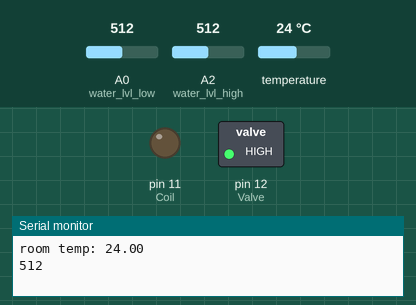
This sketch was run on a simulated Arduino Uno, built with avr-gcc and run on an emulated ATmega328P. Parts: switched loads named in the sketch (green lamp = pin HIGH), output pins drawn as LEDs (lit = HIGH), the last lines printed to the serial monitor. Dashed ring = blinking. The test bench sets the inputs (shaded band); at power-on: A0 (water_lvl_low) = 512, A2 (water_lvl_high) = 512, temperature 24 °C.

Above: at 1.5 s.
1.6 s: A0 (water_lvl_low) set to 409
4.5 s: A0 (water_lvl_low) set to 385
At 7.3 s:
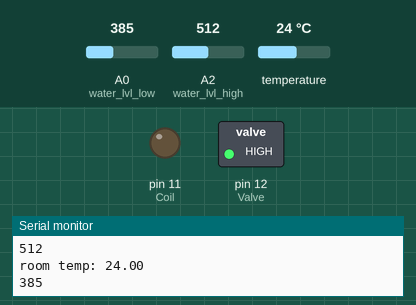
9.9 s: A0 (water_lvl_low) set to 390
13.6 s: A2 (water_lvl_high) set to 415
17.3 s: A2 (water_lvl_high) set to 384
At 21.1 s:
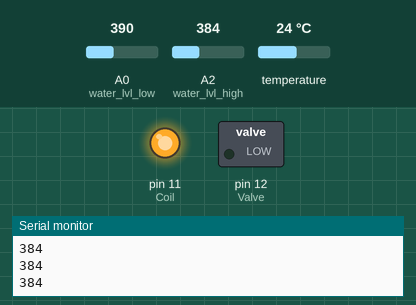
Timing chart, 0 to 22.0 s (numbered marks = the images above; inputs shaded):
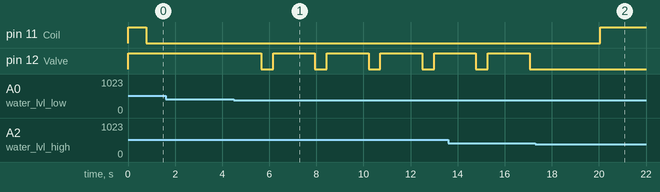

Measured:
- the behaviour switches between 401 and 400 on A0 (water_lvl_low) (found by bisection; images 0 and 1)
- the behaviour switches between 401 and 400 on A2 (water_lvl_high) (found by bisection; images 1 and 2)
- after the input at 4.5 s, pin 12 (Valve): alternates HIGH for 1.8 s and LOW for 0.50 s, starting after 1.2 s
- after the input at 17.3 s, pin 11 (Coil): LOW → HIGH after 2.8 s; pin 12 (Valve): stops changing and stays LOW

The sketch:

humidifier_v3.1.ino
```cpp
#include <OneWire.h>
#include <DallasTemperature.h>

// pins connected on the Arduino
#define ONE_WIRE_BUS 7
#define Buzzer 3
#define Coil 11
#define Valve 12
#define water_lvl_low A0
#define water_lvl_high A2

// setting up instancefor communication and referencing oneWire
OneWire oneWire(ONE_WIRE_BUS);
DallasTemperature sensors(&oneWire);

// intitialising global variables
int   water_lvl = 0, water_lvl_snsr_threshold = 400,
      room_temp = 0, min_temp = 45, max_temp = 60;

long  session_start_time=0,
      session_time=1800,  // time in sec
      fill_start_time=0;

bool  coil_on = false, chamber_empty = false;

/////////////////////////////////void setup ///////////////////////////////
void setup()
{
  pinMode(Valve, OUTPUT);
  pinMode(Coil, OUTPUT);
  pinMode(water_lvl_low, INPUT);
  pinMode(water_lvl_high, INPUT);
  Serial.begin(9600);

  //turns off all relays in the begining
  digitalWrite(Valve, HIGH);
  digitalWrite(Coil, HIGH);

  session_start_time = millis();
}

////////////////////////////////////// void loop ////////////////////////////
void loop()
{
  if((millis() - session_start_time) < (session_time*1000))
  {
    room_temp = getRoomTemp(); //read temp
    if(room_temp > max_temp)  // is room hot
    {
      digitalWrite(Coil,HIGH); //turn OFF coil
      coil_on = false;
    }
    else if(coil_on) fillChamber();
    else if(room_temp < min_temp)  fillChamber();
  }
  else  endSession();
}

////////////////////////////////////// void fillChamber ///////////////////////
// fill water if chamber is empty and also control the coil
void fillChamber()
{
  // if chamber is empty
  if(!WaterPresent(water_lvl_low)){
    delay(1000);
    if(!WaterPresent(water_lvl_low))
    {
      chamber_empty = true;
      fill_start_time = millis();
      digitalWrite(Valve,LOW);  // starts water
      delay(500);
    }
  }
  // starts filling the chamber until full
  while(chamber_empty)
  {
    if((millis() - fill_start_time) > 3000 && coil_on)
    {
      digitalWrite(Coil,HIGH); //turn OFF coil
      coil_on = false;
    }
    if(WaterPresent(water_lvl_high))
    {
      digitalWrite(Valve,HIGH); //stops water
      chamber_empty = false;
    }
  }
  digitalWrite(Coil,LOW); //turn ON coil
  coil_on = true;
}

//////////////////////////////////////// void endSession //////////////////////////////
void endSession()
{
  digitalWrite(Valve, HIGH);
  digitalWrite(Coil, HIGH);
  //buzzer
  for(int i=0;i<10;i++)
  {
    digitalWrite(Buzzer, HIGH);
    delay(500);
    digitalWrite(Buzzer, LOW);
    delay(500);
  }
}

//////////////////////////////////////////////////// int getRoomTemp //////////////
// function to read temprature sensor value from ds18b20
int getRoomTemp(){
  sensors.requestTemperatures(); // Send the command to get temperature readings
  Serial.print("room temp: ");
  Serial.println(sensors.getTempCByIndex(0));
  return sensors.getTempCByIndex(0);
}

///////////////////////////////////////// bool WaterLvl ///////////////////////////////
// function that returns true if sensor pin is detects water
bool WaterPresent(int pin)
{
  int val = analogRead(pin);
  Serial.println(val);
  if(val > water_lvl_snsr_threshold) return  true;
  else return false;
}
```
